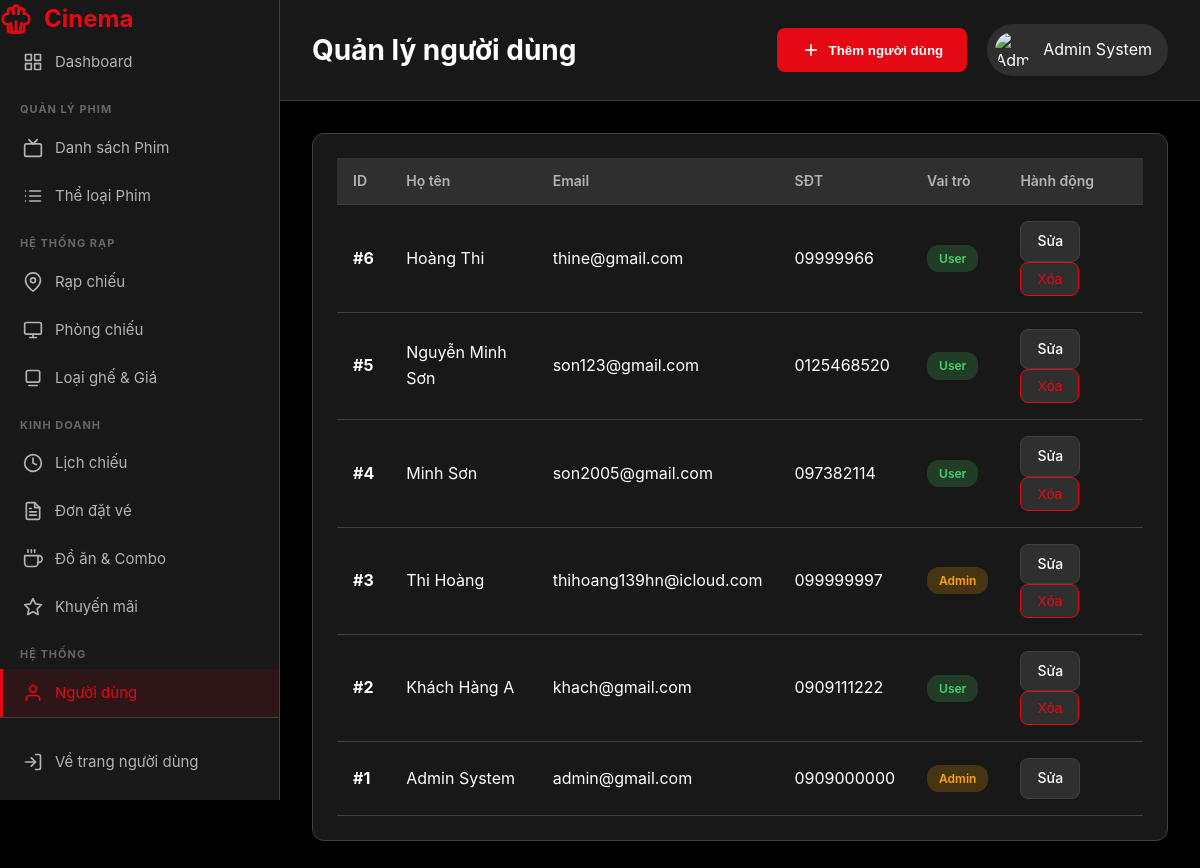
The app's page /BTL_MO/View/admin/users.php (signed in) with its own data.
### tables this page shows
CREATE TABLE `users` (
  `UserID` int NOT NULL AUTO_INCREMENT,
  `FullName` varchar(100) NOT NULL,
  `Email` varchar(100) NOT NULL,
  `PhoneNumber` varchar(20) DEFAULT NULL,
  `PasswordHash` varchar(255) NOT NULL,
  `Role` enum('User','Admin') DEFAULT 'User',
  `CreatedAt` timestamp NULL DEFAULT CURRENT_TIMESTAMP,
  PRIMARY KEY (`UserID`),
  UNIQUE KEY `Email` (`Email`)
);

### BTL_MO/functions/users_functions.php (called while the page is built, shortened)
<?php
function getAllUsers() {
    $conn = getDbConnection();
    $users = [];
    $sql = "SELECT UserID, FullName, Email, PhoneNumber, Role, CreatedAt
            FROM Users
            ORDER BY UserID DESC";
    $result = $conn->query($sql);
    if ($result && $result->num_rows > 0) {
        $users = $result->fetch_all(MYSQLI_ASSOC);
    }
    return $users;
}
?>

### BTL_MO/View/admin/users.php (the view, shortened to what this page needs)
<?php
include_once '../../functions/users_functions.php';
$action = $_GET['action'] ?? 'list';
$user_to_edit = null;
$users_list = [];
if ($action == 'list') {
    $users_list = getAllUsers();
}
?>
<!DOCTYPE html>
<html lang="vi">
<head>
    <link rel="stylesheet" href="../../assets/css/style.css">
    <link rel="stylesheet" href="../../assets/css/admin.css">
</head>
<body>
    <div class="admin-layout">
        <?php include 'partials/sidebar.php'; ?>
        <main class="admin-main">
            <header class="admin-header">
                <h1>Quản lý người dùng</h1>
                <div class="header-actions">
                    <?php if ($action == 'list'): ?>
                        <button class="btn-add" onclick="openModal('addUserModal')">
                            <svg width="20" height="20" viewBox="0 0 24 24" fill="none" stroke="currentColor" stroke-width="2">
                                <line x1="12" y1="5" x2="12" y2="19"></line>
                                <line x1="5" y1="12" x2="19" y2="12"></line>
                            </svg>
                            <span>Thêm người dùng</span>
                        </button>
                    <?php endif; ?>
                    <div class="user-menu">
                        <img src="../../assets/images/default-avatar.png" alt="Admin">
                        <span><?php echo htmlspecialchars($_SESSION['full_name']); ?></span>
                    </div>
                </div>
            </header>
            <div class="dashboard-content">
                <?php if ($action == 'edit' || $action == 'add'): ?>
                <div class="dashboard-card">
                    <div class="card-header">
                        <h3><?php echo ($action == 'edit') ? 'Chỉnh sửa người dùng' : 'Thêm người dùng'; ?></h3>
                    </div>
                    <form action="../../Handle/users_process.php" method="POST">
                        <?php if ($action == 'edit'): ?>
                            <input type="hidden" name="action" value="update">
                            <input type="hidden" name="UserID" value="<?php echo $user_to_edit['UserID']; ?>">
                        <?php else: ?>
                            <?php endif; ?>
                        <div class="form-group">
                            <label>Họ tên</label>
                            <input type="text" name="FullName" value="<?php echo htmlspecialchars($user_to_edit['FullName']); ?>" required>
                        </div>
                        <div class="form-group">
                            <label>Email</label>
                            <input type="email" name="Email" value="<?php echo htmlspecialchars($user_to_edit['Email']); ?>" required>
                        </div>
                        <div class="form-group">
                            <label>Số điện thoại</label>
                            <input type="tel" name="PhoneNumber" value="<?php echo htmlspecialchars($user_to_edit['PhoneNumber']); ?>">
                        </div>
                        <div class="form-group">
                            <label>Vai trò</label>
                            <select name="Role" required>
                                <option value="User" <?php echo ($user_to_edit['Role'] == 'User') ? 'selected' : ''; ?>>User</option>
                                <option value="Admin" <?php echo ($user_to_edit['Role'] == 'Admin') ? 'selected' : ''; ?>>Admin</option>
                            </select>
                        </div>
                        <div class="form-group">
                            <label>Mật khẩu</label>
                            <input type="password" name="Password"
                                   placeholder="Bỏ trống để giữ nguyên mật khẩu"
                                   minlength="6">
                        </div>
                        <div class="modal-footer">
                            <a href="users.php" class="btn-action">Hủy</a>
                            <button type="submit" class="btn-primary">
                                Cập nhật
                            </button>
                        </div>
                    </form>
                </div>
                <?php else: ?>
                <div class="dashboard-card">
                    <div class="table-responsive">
                        <table class="data-table">
                            <thead>
                                <tr>
                                    <th>ID</th>
                                    <th>Họ tên</th>
                                    <th>Email</th>
                                    <th>SĐT</th>
                                    <th>Vai trò</th>
                                    <th>Hành động</th>
                                </tr>
                            </thead>
                            <tbody id="usersTableBody">
                                <?php if (empty($users_list)): ?>
                                    <tr><td colspan="6" class="text-center">Chưa có người dùng nào.</td></tr>
                                <?php else: ?>
                                    <?php foreach ($users_list as $user): ?>
                                    <tr>
                                        <td><strong>#<?php echo $user['UserID']; ?></strong></td>
                                        <td><?php echo htmlspecialchars($user['FullName']); ?></td>
                                        <td><?php echo htmlspecialchars($user['Email']); ?></td>
                                        <td><?php echo htmlspecialchars($user['PhoneNumber'] ?? '-'); ?></td>
                                        <td>
                                            <span class="badge <?php echo ($user['Role'] == 'Admin') ? 'badge-warning' : 'badge-success'; ?>">
                                                <?php echo htmlspecialchars($user['Role']); ?>
                                            </span>
                                        </td>
                                        <td>
                                            <a href="users.php?action=edit&id=<?php echo $user['UserID']; ?>" class="btn-action">
                                                Sửa
                                            </a>
                                            <?php if ($user['UserID'] != 1 && $user['UserID'] != $_SESSION['user_id']): ?>
                                            <form action="../../Handle/users_process.php" method="POST" style="display: inline-block;"
                                                  onsubmit="return confirm('Bạn có chắc chắn muốn xóa người dùng này?');">
                                                <button type="submit" class="btn-action danger">Xóa</button>
                                            </form>
                                            <?php endif; ?>
                                        </td>
                                    </tr>
                                    <?php endforeach; ?>
                                <?php endif; ?>
                            </tbody>
                        </table>
                    </div>
                </div>
                <?php endif; ?>
            </div>
        </main>
    </div>
</body>
</html>

### BTL_MO/assets/css/style.css (style rules this page uses)
:root { --primary-color: #e50914; --primary-dark: #b20710; --secondary-color: #0f1014; --text-primary: #ffffff; --text-secondary: #b3b3b3; --bg-primary: #000000; --bg-secondary: #181818; --bg-tertiary: #2f2f2f; --border-color: #404040; --success-color: #46d369; --warning-color: #ffa500; --danger-color: #e50914; --shadow: 0 4px 12px rgba(0, 0, 0, 0.5); --shadow-lg: 0 8px 24px rgba(0, 0, 0, 0.6); --transition: all 0.3s ease; --border-radius: 8px; }
* { margin: 0; padding: 0; box-sizing: border-box; }
body { font-family: -apple-system, BlinkMacSystemFont, 'Segoe UI', Roboto, 'Helvetica Neue', Arial, sans-serif; background: var(--bg-primary); color: var(--text-primary); line-height: 1.6; overflow-x: hidden; }
.badge { display: inline-block; padding: 4px 12px; border-radius: 12px; font-size: 12px; font-weight: 600; }
.badge-success { background: rgba(70, 211, 105, 0.2); color: var(--success-color); }
.badge-warning { background: rgba(255, 165, 0, 0.2); color: var(--warning-color); }

### BTL_MO/assets/css/admin.css (style rules this page uses)
.admin-layout { display: grid; grid-template-columns: 280px 1fr; min-height: 100vh; }
.admin-main { overflow-x: hidden; }
.admin-header { background: var(--bg-secondary); border-bottom: 1px solid var(--border-color); padding: 24px 32px; display: flex; justify-content: space-between; align-items: center; position: sticky; top: 0; z-index: 100; }
.admin-header h1 { font-size: 28px; }
.header-actions { display: flex; align-items: center; gap: 20px; }
.user-menu { display: flex; align-items: center; gap: 12px; padding: 8px 16px 8px 8px; background: var(--bg-tertiary); border-radius: 50px; cursor: pointer; transition: var(--transition); }
.user-menu img { width: 36px; height: 36px; border-radius: 50%; object-fit: cover; }
.dashboard-content { padding: 32px; }
.dashboard-card { background: var(--bg-secondary); border: 1px solid var(--border-color); border-radius: 12px; padding: 24px; }
.table-responsive { overflow-x: auto; }
.data-table { width: 100%; border-collapse: collapse; }
.data-table thead { background: var(--bg-tertiary); }
.data-table th { padding: 12px 16px; text-align: left; font-weight: 600; font-size: 14px; color: var(--text-secondary); border-bottom: 1px solid var(--border-color); }
.data-table td { padding: 16px; border-bottom: 1px solid var(--border-color); }
.data-table tbody tr { transition: var(--transition); }
.btn-action { padding: 8px 16px; background: var(--bg-tertiary); border: 1px solid var(--border-color); border-radius: var(--border-radius); color: var(--text-primary); cursor: pointer; transition: var(--transition); font-size: 14px; font-weight: 500; text-decoration: none; display: inline-flex; align-items: center; gap: 8px; }
.btn-action.danger { color: var(--danger-color); border-color: var(--danger-color); }
.btn-add { padding: 12px 24px; background: var(--primary-color); color: var(--text-primary); border: none; border-radius: var(--border-radius); font-weight: 600; cursor: pointer; transition: var(--transition); display: inline-flex; align-items: center; gap: 8px; }

### records on screen
users: UserID "6", FullName "Hoàng Thi", Email "thine@gmail.com", PhoneNumber "09999966", Role "User"
users: UserID "5", FullName "Nguyễn Minh Sơn", Email "son123@gmail.com", PhoneNumber "0125468520", Role "User"
users: UserID "4", FullName "Minh Sơn", Email "son2005@gmail.com", PhoneNumber "097382114", Role "User"
users: UserID "3", FullName "Thi Hoàng", Email "thihoang139hn@icloud.com", PhoneNumber "099999997", Role "Admin"
users: UserID "2", FullName "Khách Hàng A", Email "khach@gmail.com", PhoneNumber "0909111222", Role "User"
users: UserID "1", FullName "Admin System", Email "admin@gmail.com", PhoneNumber "0909000000", Role "Admin"

### other values on screen
$_SESSION['full_name'] "Admin System"
